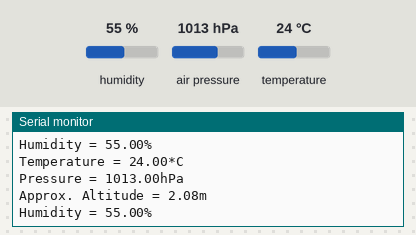
A sketch run on a simulated Arduino Uno, built with avr-gcc and run on an emulated ATmega328P. On the bench: the last lines printed to the serial monitor. The inputs (shaded band) are chosen by the test bench; at power-on: humidity 55 %, air pressure 1013 hPa, temperature 24 °C.

Above: at 1.2 s.
1.3 s: humidity set to 22 %
At 2.6 s:
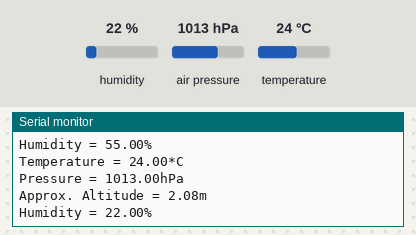
2.8 s: air pressure set to 952 hPa
At 3.9 s:
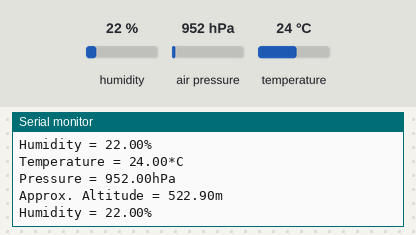

Measured:
- after the input at 1.3 s, the serial monitor: prints a new line after 0.83 s (image 1)
- after the input at 2.8 s, the serial monitor: prints a new line after 0.31 s (image 2)

The sketch:

capteur.ino
```cpp
#include <Wire.h>
#include <Adafruit_Sensor.h>
#include <Adafruit_BME280.h>
#define SEALEVELPRESSURE_HPA (1013.25)

Adafruit_BME280 bme;

void setup() {
  // put your setup code here, to run once:
  Serial.begin(9600);
  if (!bme.begin(0x76)) {
    Serial.println("Could not find a valid BME280 sensor, check wiring!");
    while (1);
  }

}

void loop() {
  // put your main code here, to run repeatedly:
  Serial.print("Temperature = ");
  Serial.print(bme.readTemperature());
  Serial.println("*C");

  Serial.print("Pressure = ");
  Serial.print(bme.readPressure() / 100.0F);
  Serial.println("hPa");

  Serial.print("Approx. Altitude = ");
  Serial.print(bme.readAltitude(SEALEVELPRESSURE_HPA));
  Serial.println("m");

  Serial.print("Humidity = ");
  Serial.print(bme.readHumidity());
  Serial.println("%");

  Serial.println();
  delay(1000);
}
```
